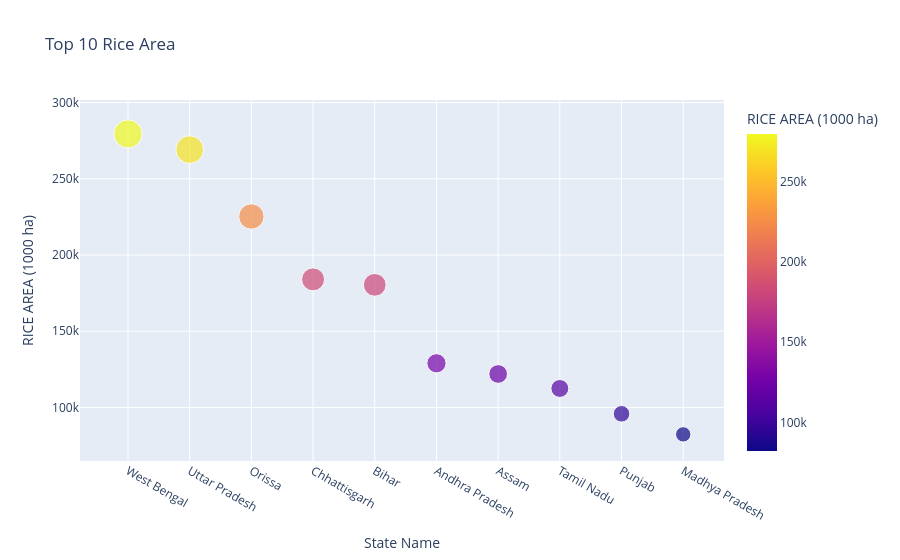

The notebook cell saved with this chart:
### Code cell
px.scatter(rice_area, 
           x= 'State Name', 
           y ='RICE AREA (1000 ha)',
           color = 'RICE AREA (1000 ha)',
           size ='RICE AREA (1000 ha)', 
           hover_data='RICE AREA (1000 ha)', 
           title= 'Top 10 Rice Area',)

### Figure 1 — Plotly figure (JSON) as saved in the notebook; plotly's stock layout.template omitted (floating-point values rounded to 4 significant figures)
{"data": [{"hovertemplate": "State Name=%{x}<br>RICE AREA (1000 ha)=%{marker.color}<extra></extra>", "legendgroup": "", "marker": {"color": [279500.0, 269200.0, 225300.0, 184000.0, 180400.0, 129000.0, 122000.0, 112500.0, 95820.0, 82340.0], "coloraxis": "coloraxis", "size": [279500.0, 269200.0, 225300.0, 184000.0, 180400.0, 129000.0, 122000.0, 112500.0, 95820.0, 82340.0], "sizemode": "area", "sizeref": 698.7, "symbol": "circle"}, "mode": "markers", "name": "", "orientation": "v", "showlegend": false, "type": "scatter", "x": ["West Bengal", "Uttar Pradesh", "Orissa", "Chhattisgarh", "Bihar", "Andhra Pradesh", "Assam", "Tamil Nadu", "Punjab", "Madhya Pradesh"], "xaxis": "x", "y": [279500.0, 269200.0, 225300.0, 184000.0, 180400.0, 129000.0, 122000.0, 112500.0, 95820.0, 82340.0], "yaxis": "y"}], "layout": {"coloraxis": {"colorbar": {"title": {"text": "RICE AREA (1000 ha)"}}, "colorscale": [[0, "#0d0887"], [0.1111, "#46039f"], [0.2222, "#7201a8"], [0.3333, "#9c179e"], [0.4444, "#bd3786"], [0.5556, "#d8576b"], [0.6667, "#ed7953"], [0.7778, "#fb9f3a"], [0.8889, "#fdca26"], [1, "#f0f921"]]}, "legend": {"itemsizing": "constant", "tracegroupgap": 0}, "title": {"text": "Top 10 Rice Area"}, "xaxis": {"anchor": "y", "domain": [0, 1], "title": {"text": "State Name"}}, "yaxis": {"anchor": "x", "domain": [0, 1], "title": {"text": "RICE AREA (1000 ha)"}}}}
